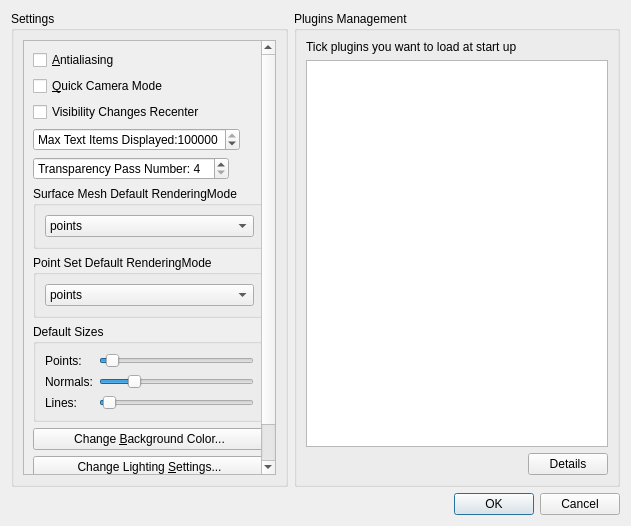
<?xml version="1.0" encoding="UTF-8"?>
<ui version="4.0">
 <class>PreferencesDialog</class>
 <widget class="QDialog" name="PreferencesDialog">
  <property name="geometry">
   <rect>
    <x>0</x>
    <y>0</y>
    <width>631</width>
    <height>526</height>
   </rect>
  </property>
  <property name="sizePolicy">
   <sizepolicy hsizetype="Fixed" vsizetype="Preferred">
    <horstretch>0</horstretch>
    <verstretch>0</verstretch>
   </sizepolicy>
  </property>
  <property name="windowTitle">
   <string>Preferences</string>
  </property>
  <layout class="QVBoxLayout" name="verticalLayout" stretch="1,1">
   <item>
    <layout class="QHBoxLayout" name="horizontalLayout" stretch="0,0">
     <item>
      <widget class="QGroupBox" name="groupBox_2">
       <property name="sizePolicy">
        <sizepolicy hsizetype="Preferred" vsizetype="Preferred">
         <horstretch>0</horstretch>
         <verstretch>0</verstretch>
        </sizepolicy>
       </property>
       <property name="title">
        <string>Settings</string>
       </property>
       <layout class="QVBoxLayout" name="verticalLayout_4">
        <item>
         <widget class="QScrollArea" name="scrollArea">
          <property name="sizePolicy">
           <sizepolicy hsizetype="Fixed" vsizetype="Preferred">
            <horstretch>0</horstretch>
            <verstretch>0</verstretch>
           </sizepolicy>
          </property>
          <property name="verticalScrollBarPolicy">
           <enum>Qt::ScrollBarAsNeeded</enum>
          </property>
          <property name="horizontalScrollBarPolicy">
           <enum>Qt::ScrollBarAlwaysOff</enum>
          </property>
          <property name="sizeAdjustPolicy">
           <enum>QAbstractScrollArea::AdjustIgnored</enum>
          </property>
          <property name="widgetResizable">
           <bool>true</bool>
          </property>
          <widget class="QWidget" name="scrollAreaWidgetContents">
           <property name="geometry">
            <rect>
             <x>0</x>
             <y>0</y>
             <width>225</width>
             <height>467</height>
            </rect>
           </property>
           <layout class="QVBoxLayout" name="verticalLayout_3">
            <item>
             <widget class="QCheckBox" name="antialiasingCheckBox">
              <property name="text">
               <string>&amp;Antialiasing</string>
              </property>
             </widget>
            </item>
            <item>
             <widget class="QCheckBox" name="quick_cameraCheckBox">
              <property name="text">
               <string>&amp;Quick Camera Mode</string>
              </property>
             </widget>
            </item>
            <item>
             <widget class="QCheckBox" name="offset_updateCheckBox">
              <property name="text">
               <string>Visibility Changes Recenter</string>
              </property>
             </widget>
            </item>
            <item>
             <widget class="QSpinBox" name="max_itemsSpinBox">
              <property name="sizePolicy">
               <sizepolicy hsizetype="Fixed" vsizetype="Fixed">
                <horstretch>0</horstretch>
                <verstretch>0</verstretch>
               </sizepolicy>
              </property>
              <property name="prefix">
               <string>Max Text Items Displayed:</string>
              </property>
              <property name="minimum">
               <number>1</number>
              </property>
              <property name="maximum">
               <number>999999999</number>
              </property>
              <property name="value">
               <number>100000</number>
              </property>
             </widget>
            </item>
            <item>
             <widget class="QSpinBox" name="transpSpinBox">
              <property name="sizePolicy">
               <sizepolicy hsizetype="Fixed" vsizetype="Fixed">
                <horstretch>0</horstretch>
                <verstretch>0</verstretch>
               </sizepolicy>
              </property>
              <property name="prefix">
               <string>Transparency Pass Number: </string>
              </property>
              <property name="minimum">
               <number>4</number>
              </property>
              <property name="value">
               <number>4</number>
              </property>
             </widget>
            </item>
            <item>
             <widget class="QGroupBox" name="groupBox_3">
              <property name="title">
               <string>Surface Mesh Default RenderingMode</string>
              </property>
              <layout class="QVBoxLayout" name="verticalLayout_5">
               <item>
                <widget class="QComboBox" name="surface_meshComboBox">
                 <property name="currentIndex">
                  <number>0</number>
                 </property>
                 <item>
                  <property name="text">
                   <string>points</string>
                  </property>
                 </item>
                 <item>
                  <property name="text">
                   <string>wire</string>
                  </property>
                 </item>
                 <item>
                  <property name="text">
                   <string>Gouraud</string>
                  </property>
                 </item>
                 <item>
                  <property name="text">
                   <string>flat</string>
                  </property>
                 </item>
                 <item>
                  <property name="text">
                   <string>flat+edges</string>
                  </property>
                 </item>
                 <item>
                  <property name="text">
                   <string>TextureMode</string>
                  </property>
                 </item>
                 <item>
                  <property name="text">
                   <string>TextureMode+flat+edges</string>
                  </property>
                 </item>
                 <item>
                  <property name="text">
                   <string>Emphasizing</string>
                  </property>
                 </item>
                </widget>
               </item>
              </layout>
             </widget>
            </item>
            <item>
             <widget class="QGroupBox" name="groupBox_4">
              <property name="title">
               <string>Point Set Default RenderingMode</string>
              </property>
              <layout class="QVBoxLayout" name="verticalLayout_6">
               <item>
                <widget class="QComboBox" name="point_setComboBox">
                 <item>
                  <property name="text">
                   <string>points</string>
                  </property>
                 </item>
                 <item>
                  <property name="text">
                   <string>shaded points</string>
                  </property>
                 </item>
                 <item>
                  <property name="text">
                   <string>pts+normals</string>
                  </property>
                 </item>
                </widget>
               </item>
              </layout>
             </widget>
            </item>
            <item>
             <widget class="QGroupBox" name="groupBox_5">
              <property name="title">
               <string>Default Sizes</string>
              </property>
              <layout class="QFormLayout" name="formLayout">
               <item row="0" column="0">
                <widget class="QLabel" name="label_2">
                 <property name="text">
                  <string>Points: </string>
                 </property>
                </widget>
               </item>
               <item row="0" column="1">
                <widget class="QSlider" name="pointsHorizontalSlider">
                 <property name="minimum">
                  <number>1</number>
                 </property>
                 <property name="maximum">
                  <number>25</number>
                 </property>
                 <property name="value">
                  <number>2</number>
                 </property>
                 <property name="orientation">
                  <enum>Qt::Horizontal</enum>
                 </property>
                </widget>
               </item>
               <item row="2" column="1">
                <widget class="QSlider" name="normalsHorizontalSlider">
                 <property name="value">
                  <number>20</number>
                 </property>
                 <property name="orientation">
                  <enum>Qt::Horizontal</enum>
                 </property>
                </widget>
               </item>
               <item row="3" column="1">
                <widget class="QSlider" name="linesHorizontalSlider">
                 <property name="value">
                  <number>2</number>
                 </property>
                 <property name="tracking">
                  <bool>false</bool>
                 </property>
                 <property name="orientation">
                  <enum>Qt::Horizontal</enum>
                 </property>
                </widget>
               </item>
               <item row="2" column="0">
                <widget class="QLabel" name="label_3">
                 <property name="text">
                  <string>Normals:</string>
                 </property>
                </widget>
               </item>
               <item row="3" column="0">
                <widget class="QLabel" name="label_4">
                 <property name="text">
                  <string>Lines:</string>
                 </property>
                </widget>
               </item>
              </layout>
             </widget>
            </item>
            <item>
             <widget class="QPushButton" name="background_colorPushButton">
              <property name="text">
               <string>Change &amp;Background Color...</string>
              </property>
             </widget>
            </item>
            <item>
             <widget class="QPushButton" name="lightingPushButton">
              <property name="text">
               <string>Change Lighting &amp;Settings...</string>
              </property>
             </widget>
            </item>
            <item>
             <widget class="QPushButton" name="default_save_asPushButton">
              <property name="text">
               <string>Change Default Saveas Dir...</string>
              </property>
             </widget>
            </item>
            <item>
             <spacer name="verticalSpacer">
              <property name="orientation">
               <enum>Qt::Vertical</enum>
              </property>
              <property name="sizeHint" stdset="0">
               <size>
                <width>20</width>
                <height>40</height>
               </size>
              </property>
             </spacer>
            </item>
           </layout>
          </widget>
         </widget>
        </item>
       </layout>
      </widget>
     </item>
     <item>
      <widget class="QGroupBox" name="groupBox">
       <property name="title">
        <string>Plugins Management</string>
       </property>
       <layout class="QVBoxLayout" name="verticalLayout_2">
        <item>
         <widget class="QLabel" name="label">
          <property name="text">
           <string>Tick plugins you want to load at start up</string>
          </property>
         </widget>
        </item>
        <item>
         <widget class="QTreeWidget" name="treeWidget">
          <property name="alternatingRowColors">
           <bool>true</bool>
          </property>
          <property name="selectionMode">
           <enum>QAbstractItemView::ExtendedSelection</enum>
          </property>
          <property name="selectionBehavior">
           <enum>QAbstractItemView::SelectRows</enum>
          </property>
          <property name="headerHidden">
           <bool>true</bool>
          </property>
          <property name="columnCount">
           <number>2</number>
          </property>
          <attribute name="headerVisible">
           <bool>false</bool>
          </attribute>
          <column>
           <property name="text">
            <string notr="true">1</string>
           </property>
          </column>
          <column>
           <property name="text">
            <string notr="true">2</string>
           </property>
          </column>
         </widget>
        </item>
        <item>
         <layout class="QHBoxLayout" name="horizontalLayout_2">
          <item>
           <spacer name="horizontalSpacer">
            <property name="orientation">
             <enum>Qt::Horizontal</enum>
            </property>
            <property name="sizeHint" stdset="0">
             <size>
              <width>40</width>
              <height>20</height>
             </size>
            </property>
           </spacer>
          </item>
          <item>
           <widget class="QPushButton" name="detailsPushButton">
            <property name="text">
             <string>Details</string>
            </property>
           </widget>
          </item>
         </layout>
        </item>
       </layout>
      </widget>
     </item>
    </layout>
   </item>
   <item>
    <widget class="QDialogButtonBox" name="buttonBox">
     <property name="toolTip">
      <string/>
     </property>
     <property name="orientation">
      <enum>Qt::Horizontal</enum>
     </property>
     <property name="standardButtons">
      <set>QDialogButtonBox::Cancel|QDialogButtonBox::Ok</set>
     </property>
    </widget>
   </item>
  </layout>
 </widget>
 <resources/>
 <connections>
  <connection>
   <sender>buttonBox</sender>
   <signal>accepted()</signal>
   <receiver>PreferencesDialog</receiver>
   <slot>accept()</slot>
   <hints>
    <hint type="sourcelabel">
     <x>248</x>
     <y>254</y>
    </hint>
    <hint type="destinationlabel">
     <x>157</x>
     <y>274</y>
    </hint>
   </hints>
  </connection>
  <connection>
   <sender>buttonBox</sender>
   <signal>rejected()</signal>
   <receiver>PreferencesDialog</receiver>
   <slot>reject()</slot>
   <hints>
    <hint type="sourcelabel">
     <x>316</x>
     <y>260</y>
    </hint>
    <hint type="destinationlabel">
     <x>286</x>
     <y>274</y>
    </hint>
   </hints>
  </connection>
 </connections>
</ui>
